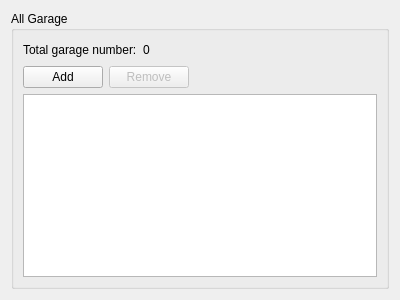
<?xml version="1.0" encoding="UTF-8"?>
<ui version="4.0">
 <class>UiGarageInfoWidget</class>
 <widget class="QWidget" name="UiGarageInfoWidget">
  <property name="geometry">
   <rect>
    <x>0</x>
    <y>0</y>
    <width>400</width>
    <height>300</height>
   </rect>
  </property>
  <property name="windowTitle">
   <string>Form</string>
  </property>
  <layout class="QVBoxLayout" name="verticalLayout_2">
   <item>
    <widget class="QGroupBox" name="groupBox">
     <property name="title">
      <string>All Garage</string>
     </property>
     <layout class="QVBoxLayout" name="verticalLayout">
      <item>
       <layout class="QHBoxLayout" name="horizontalLayout">
        <item>
         <widget class="QLabel" name="label">
          <property name="text">
           <string>Total garage number:</string>
          </property>
         </widget>
        </item>
        <item>
         <widget class="QLabel" name="totalGarageNumberLabel">
          <property name="text">
           <string>0</string>
          </property>
         </widget>
        </item>
        <item>
         <spacer name="horizontalSpacer">
          <property name="orientation">
           <enum>Qt::Horizontal</enum>
          </property>
          <property name="sizeHint" stdset="0">
           <size>
            <width>40</width>
            <height>20</height>
           </size>
          </property>
         </spacer>
        </item>
       </layout>
      </item>
      <item>
       <layout class="QHBoxLayout" name="horizontalLayout_2">
        <item>
         <widget class="QPushButton" name="addButton">
          <property name="text">
           <string>Add</string>
          </property>
         </widget>
        </item>
        <item>
         <widget class="QPushButton" name="removeButton">
          <property name="enabled">
           <bool>false</bool>
          </property>
          <property name="text">
           <string>Remove</string>
          </property>
         </widget>
        </item>
        <item>
         <spacer name="horizontalSpacer_2">
          <property name="orientation">
           <enum>Qt::Horizontal</enum>
          </property>
          <property name="sizeHint" stdset="0">
           <size>
            <width>40</width>
            <height>20</height>
           </size>
          </property>
         </spacer>
        </item>
       </layout>
      </item>
      <item>
       <widget class="QTableView" name="garageTable">
        <property name="selectionMode">
         <enum>QAbstractItemView::SingleSelection</enum>
        </property>
        <property name="selectionBehavior">
         <enum>QAbstractItemView::SelectRows</enum>
        </property>
       </widget>
      </item>
     </layout>
    </widget>
   </item>
  </layout>
 </widget>
 <resources/>
 <connections/>
</ui>
